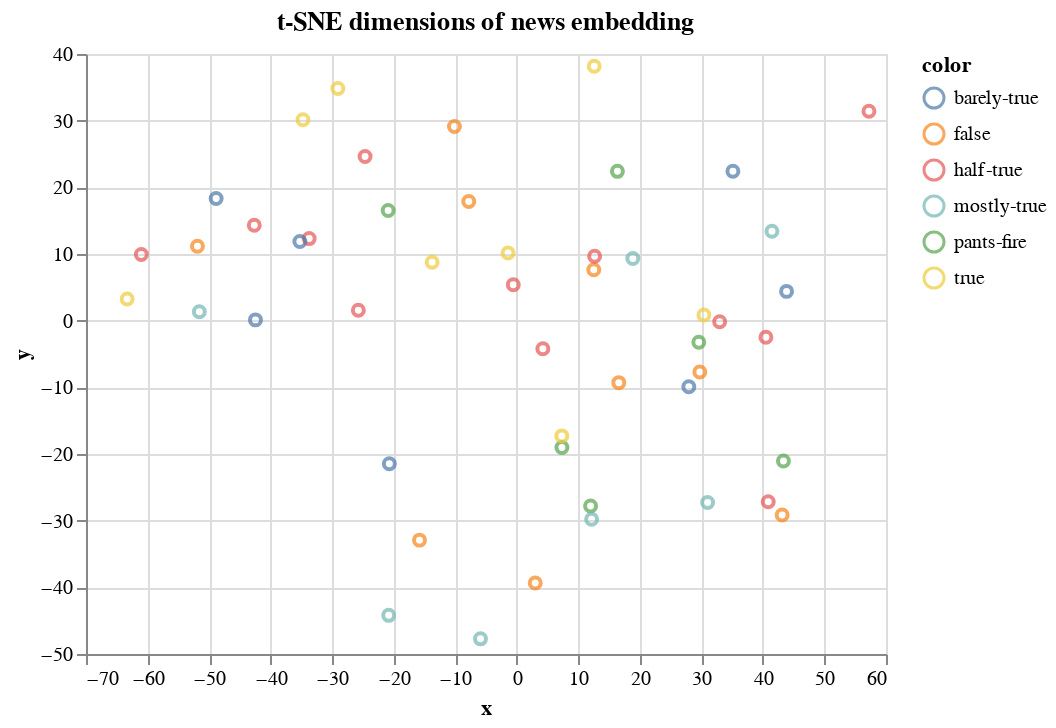

The code cell stored with this chart in its notebook:
### Code cell
import pandas as pd
statements = pd.read_csv("valid.tsv", sep="\t", header=None)
statements = statements[1:50]  # taking a subset to reduce computation complexity
statements.head()
statements.shape

statements_body = statements[2].tolist()
statements_label = statements[1].tolist()
label_set = set(statements_label)

statements_embedding = get_representation(statements_body)
reduced_embed = reduce_embedding(statements_embedding)
vis_x = reduced_embed[:, 0]
vis_y = reduced_embed[:, 1]

plot_interactive(vis_x, vis_y, statements_label)

### Figure 1 — Vega-Lite specification as saved in the notebook (floating-point values rounded to 4 significant figures)
{"config": {"view": {"continuousWidth": 400, "continuousHeight": 300}}, "data": {"name": "data-5a610338f4de828014bbad2063c12a98"}, "mark": "point", "encoding": {"color": {"type": "nominal", "field": "color"}, "tooltip": [{"type": "nominal", "field": "color"}], "x": {"type": "quantitative", "field": "x"}, "y": {"type": "quantitative", "field": "y"}}, "title": "t-SNE dimensions of news embedding", "$schema": "https://vega.github.io/schema/vega-lite/v4.8.1.json", "datasets": {"data-5a610338f4de828014bbad2063c12a98": [{"x": 43.34, "y": -21.04, "color": "pants-fire"}, {"x": 12.51, "y": 7.626, "color": "false"}, {"x": -33.73, "y": 12.31, "color": "half-true"}, {"x": 40.86, "y": -27.15, "color": "half-true"}, {"x": -10.13, "y": 29.12, "color": "false"}, {"x": -1.415, "y": 10.14, "color": "true"}, {"x": -7.799, "y": 17.89, "color": "false"}, {"x": 30.41, "y": 0.8436, "color": "true"}, {"x": -0.5664, "y": 5.378, "color": "half-true"}, {"x": 32.97, "y": -0.1609, "color": "half-true"}, {"x": -51.89, "y": 11.17, "color": "false"}, {"x": -25.74, "y": 1.552, "color": "half-true"}, {"x": -13.75, "y": 8.763, "color": "true"}, {"x": 35.12, "y": 22.42, "color": "barely-true"}, {"x": 12.65, "y": 9.661, "color": "half-true"}, {"x": -24.65, "y": 24.62, "color": "half-true"}, {"x": -5.898, "y": -47.73, "color": "mostly-true"}, {"x": -20.71, "y": -21.47, "color": "barely-true"}, {"x": 7.336, "y": -19.03, "color": "pants-fire"}, {"x": 57.23, "y": 31.41, "color": "half-true"}, {"x": 29.58, "y": -3.246, "color": "pants-fire"}, {"x": 12.58, "y": 38.17, "color": "true"}, {"x": 11.99, "y": -27.79, "color": "pants-fire"}, {"x": 4.238, "y": -4.201, "color": "half-true"}, {"x": -48.85, "y": 18.32, "color": "barely-true"}, {"x": 12.16, "y": -29.78, "color": "mostly-true"}, {"x": 16.36, "y": 22.4, "color": "pants-fire"}, {"x": -51.58, "y": 1.328, "color": "mostly-true"}, {"x": -20.9, "y": 16.51, "color": "pants-fire"}, {"x": -15.81, "y": -32.92, "color": "false"}, {"x": 29.75, "y": -7.709, "color": "false"}, {"x": -42.46, "y": 0.1173, "color": "barely-true"}, {"x": -35.25, "y": 11.88, "color": "barely-true"}, {"x": 43.12, "y": -29.16, "color": "false"}, {"x": 31.01, "y": -27.26, "color": "mostly-true"}, {"x": -63.31, "y": 3.243, "color": "true"}, {"x": -61.01, "y": 9.933, "color": "half-true"}, {"x": 27.96, "y": -9.921, "color": "barely-true"}, {"x": 40.49, "y": -2.499, "color": "half-true"}, {"x": -20.81, "y": -44.2, "color": "mostly-true"}, {"x": 3.002, "y": -39.34, "color": "false"}, {"x": 7.321, "y": -17.29, "color": "true"}, {"x": 43.84, "y": 4.392, "color": "barely-true"}, {"x": 16.58, "y": -9.298, "color": "false"}, {"x": -29.07, "y": 34.82, "color": "true"}, {"x": -42.66, "y": 14.31, "color": "half-true"}, {"x": 41.47, "y": 13.4, "color": "mostly-true"}, {"x": 18.86, "y": 9.333, "color": "mostly-true"}, {"x": -34.74, "y": 30.13, "color": "true"}]}}
